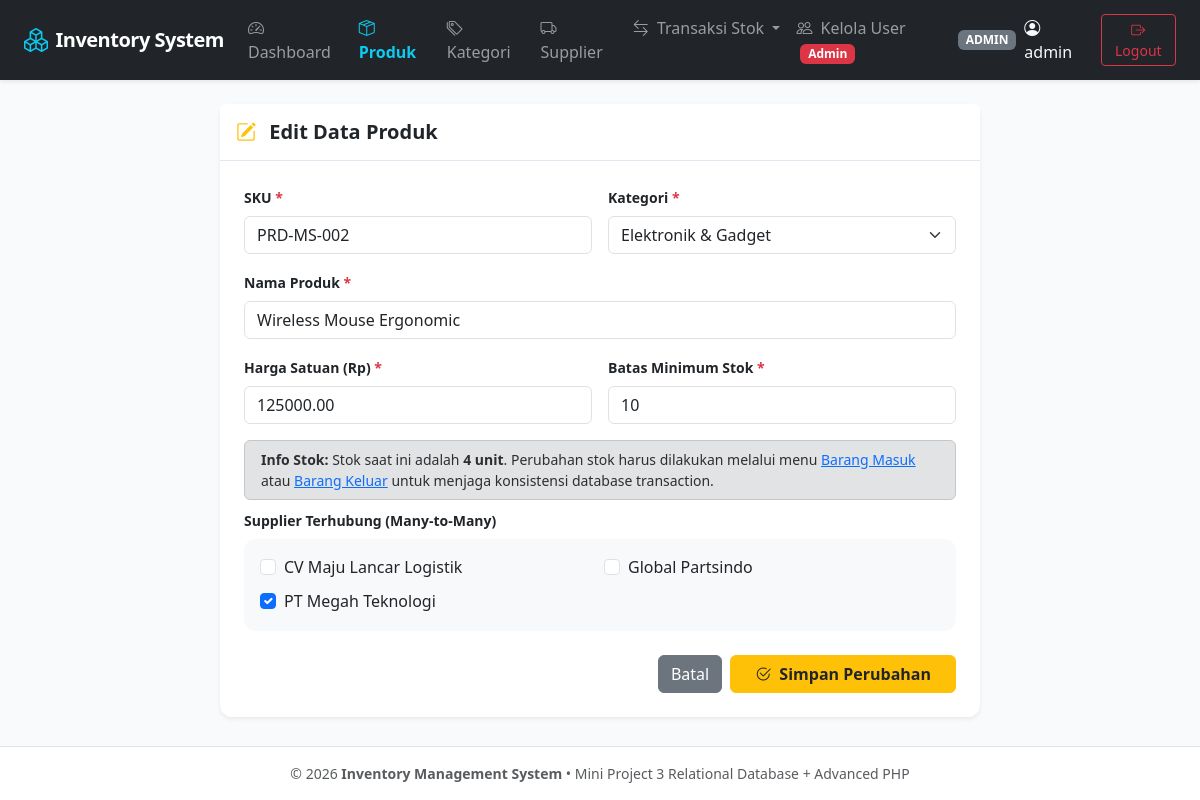
Page /public/products/edit.php?id=2 (signed in) on the committed database.
### tables this page shows
CREATE TABLE IF NOT EXISTS products (
    id INT AUTO_INCREMENT PRIMARY KEY,
    category_id INT NOT NULL,
    sku VARCHAR(50) NOT NULL UNIQUE,
    name VARCHAR(150) NOT NULL,
    price DECIMAL(12, 2) NOT NULL DEFAULT 0.00,
    stock INT NOT NULL DEFAULT 0,
    minimum_stock INT NOT NULL DEFAULT 5,
    created_at TIMESTAMP DEFAULT CURRENT_TIMESTAMP,
    CONSTRAINT fk_products_category FOREIGN KEY (category_id) REFERENCES categories(id) ON DELETE RESTRICT ON UPDATE CASCADE
);

CREATE TABLE IF NOT EXISTS categories (
    id INT AUTO_INCREMENT PRIMARY KEY,
    name VARCHAR(100) NOT NULL UNIQUE,
    description TEXT DEFAULT NULL,
    created_at TIMESTAMP DEFAULT CURRENT_TIMESTAMP
);

CREATE TABLE IF NOT EXISTS suppliers (
    id INT AUTO_INCREMENT PRIMARY KEY,
    name VARCHAR(150) NOT NULL,
    contact_person VARCHAR(100) DEFAULT NULL,
    phone VARCHAR(20) DEFAULT NULL,
    email VARCHAR(100) DEFAULT NULL,
    address TEXT DEFAULT NULL,
    created_at TIMESTAMP DEFAULT CURRENT_TIMESTAMP
);

### helpers/escape.php (called while the page is built, shortened)
<?php
if (!function_exists('e')) {
    function e($value) {
        return htmlspecialchars((string)$value, ENT_QUOTES, 'UTF-8');
    }
}

### public/products/edit.php (the view, shortened to what this page needs)
<?php
require_once __DIR__ . '/../../config/database.php';
require_once __DIR__ . '/../../helpers/escape.php';
$id = filter_input(INPUT_GET, 'id', FILTER_VALIDATE_INT);
$stmt = $pdo->prepare("SELECT * FROM products WHERE id = :id");
$stmt->execute(array('id' => $id));
$product = $stmt->fetch();
$categories = $pdo->query("SELECT id, name FROM categories ORDER BY name ASC")->fetchAll();
$suppliers = $pdo->query("SELECT id, name FROM suppliers ORDER BY name ASC")->fetchAll();
$stmt = $pdo->prepare("SELECT supplier_id FROM product_suppliers WHERE product_id = :pid");
$stmt->execute(array('pid' => $id));
$current_supplier_ids = $stmt->fetchAll(PDO::FETCH_COLUMN);
include __DIR__ . '/../../views/header.php';
?>
<div class="row justify-content-center">
    <div class="col-lg-8">
        <div class="card shadow-sm border-0">
            <div class="card-header bg-white py-3">
                <h5 class="fw-bold mb-0"><i class="bi bi-pencil-square text-warning me-2"></i> Edit Data Produk</h5>
            </div>
            <div class="card-body p-4">
                <form method="POST" action="">
                    <div class="row g-3">
                        <div class="col-md-6">
                            <label class="form-label fw-semibold small">SKU <span class="text-danger">*</span></label>
                            <input type="text" name="sku" class="form-control" required value="<?= isset($_POST['sku']) ? e($_POST['sku']) : e($product['sku']) ?>">
                        </div>
                        <div class="col-md-6">
                            <label class="form-label fw-semibold small">Kategori <span class="text-danger">*</span></label>
                            <select name="category_id" class="form-select" required>
                                <?php foreach ($categories as $cat): ?>
                                    <option value="<?= $cat['id'] ?>" <?= (($product['category_id'] == $cat['id']) ? 'selected' : '') ?>>
                                        <?= e($cat['name']) ?>
                                    </option>
                                <?php endforeach; ?>
                            </select>
                        </div>
                        <div class="col-12">
                            <label class="form-label fw-semibold small">Nama Produk <span class="text-danger">*</span></label>
                            <input type="text" name="name" class="form-control" required value="<?= isset($_POST['name']) ? e($_POST['name']) : e($product['name']) ?>">
                        </div>
                        <div class="col-md-6">
                            <label class="form-label fw-semibold small">Harga Satuan (Rp) <span class="text-danger">*</span></label>
                            <input type="number" step="0.01" name="price" class="form-control" required min="0" value="<?= isset($_POST['price']) ? e($_POST['price']) : e($product['price']) ?>">
                        </div>
                        <div class="col-md-6">
                            <label class="form-label fw-semibold small">Batas Minimum Stok <span class="text-danger">*</span></label>
                            <input type="number" name="minimum_stock" class="form-control" required min="1" value="<?= isset($_POST['minimum_stock']) ? e($_POST['minimum_stock']) : e($product['minimum_stock']) ?>">
                        </div>
                        <div class="col-12">
                            <div class="alert alert-secondary py-2 small mb-0">
                                <strong>Info Stok:</strong> Stok saat ini adalah <strong><?= (int)$product['stock'] ?> unit</strong>. Perubahan stok harus dilakukan melalui menu <a href="/inventory-app/public/stock/in.php">Barang Masuk</a> atau <a href="/inventory-app/public/stock/out.php">Barang Keluar</a> untuk menjaga konsistensi database transaction.
                            </div>
                        </div>
                        <div class="col-12 mt-2">
                            <label class="form-label fw-semibold small">Supplier Terhubung (Many-to-Many)</label>
                            <div class="card p-3 bg-light border-0">
                                <div class="row g-2">
                                    <?php foreach ($suppliers as $sup): ?>
                                    <div class="col-md-6">
                                        <div class="form-check">
                                            <input class="form-check-input" type="checkbox" name="supplier_ids[]" value="<?= $sup['id'] ?>" id="sup_<?= $sup['id'] ?>"
                                                <?= in_array($sup['id'], $current_supplier_ids) ? 'checked' : '' ?>>
                                            <label class="form-check-label" for="sup_<?= $sup['id'] ?>">
                                                <?= e($sup['name']) ?>
                                            </label>
                                        </div>
                                    </div>
                                    <?php endforeach; ?>
                                </div>
                            </div>
                        </div>
                        <div class="col-12 d-flex justify-content-end gap-2 mt-4">
                            <a href="/inventory-app/public/products/index.php" class="btn btn-secondary">Batal</a>
                            <button type="submit" class="btn btn-warning px-4 text-dark fw-semibold">
                                <i class="bi bi-check2-circle me-1"></i> Simpan Perubahan
                            </button>
                        </div>
                    </div>
                </form>
            </div>
        </div>
    </div>
</div>
<?php include __DIR__ . '/../../views/footer.php'; ?>

### views/header.php (style rules this page uses)
body { background-color: #f8fafc; font-family: system-ui, -apple-system, "Segoe UI", Roboto, sans-serif; }
.card { border: 1px solid #e2e8f0; border-radius: 0.75rem; }
.card-header { background-color: #ffffff; border-bottom: 1px solid #e2e8f0; font-weight: 600; }

### rows in the picture
products: sku "PRD-MS-002", category_id "Elektronik & Gadget", name "Wireless Mouse Ergonomic", price "125000.00", minimum_stock "10", stock "4"
suppliers: name "CV Maju Lancar Logistik"
suppliers: name "Global Partsindo"
suppliers: id "☑", name "PT Megah Teknologi"

### other values in the picture
$user['role'] "ADMIN"
$user['username'] "admin"
